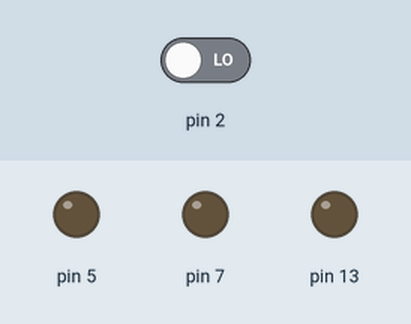
Simulated run of this sketch. Board: Arduino Uno, built with avr-gcc and run on an emulated ATmega328P. On the bench: output pins drawn as LEDs (lit = HIGH). The inputs (shaded band) are chosen by the test bench; at power-on: pin 2 LOW.

Above: at 1.2 s.
1.3 s: pin 2 driven HIGH
At 2.6 s:
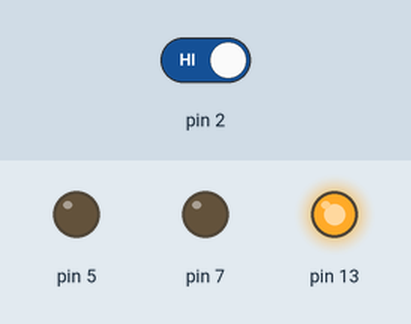
At 4.9 s:
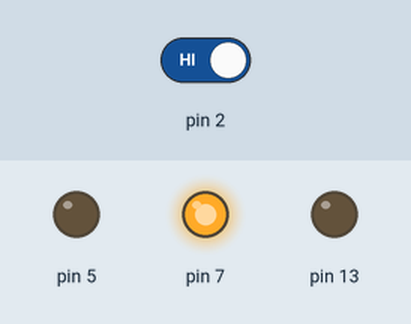
8.8 s: pin 2 driven LOW
At 10.7 s:
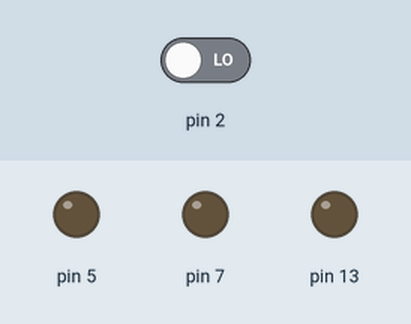
Timing chart, 0 to 12.2 s (numbered marks = the images above; inputs shaded):
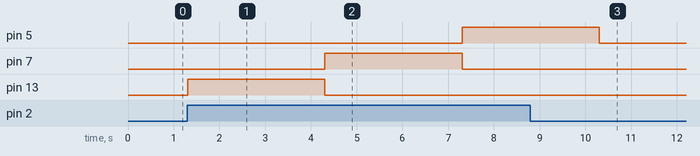

Measured:
- after the input at 1.3 s, pin 5: LOW → HIGH after 6.0 s; pin 7: LOW → HIGH after 3.0 s, → LOW 3.0 s later; pin 13: LOW → HIGH at once, → LOW 3.0 s later
- after the input at 8.8 s, pin 5: goes on until 10.3 s, then stays LOW; pin 7: stays LOW (without the input it goes to HIGH after 4.5 s); pin 13: stays LOW (without the input it goes to HIGH after 1.5 s)

The sketch:

push_button_traffic_light1.ino
```cpp
void setup()
{
  pinMode(2, INPUT);
  pinMode(13, OUTPUT);
  pinMode(7, OUTPUT);
  pinMode(5, OUTPUT);
}

void loop()
{
  if (digitalRead(2)== HIGH){

    digitalWrite(13, HIGH);
    delay(3000);
    digitalWrite(13, LOW);

    digitalWrite(7, HIGH);
    delay(3000);
    digitalWrite(7, LOW);

    digitalWrite(5, HIGH);
    delay(3000);
    digitalWrite(5, LOW);
  }
  else{
    digitalWrite(13, LOW);
    digitalWrite(7, LOW);
    digitalWrite(5, LOW);
  }
  delay(10);
}
```
